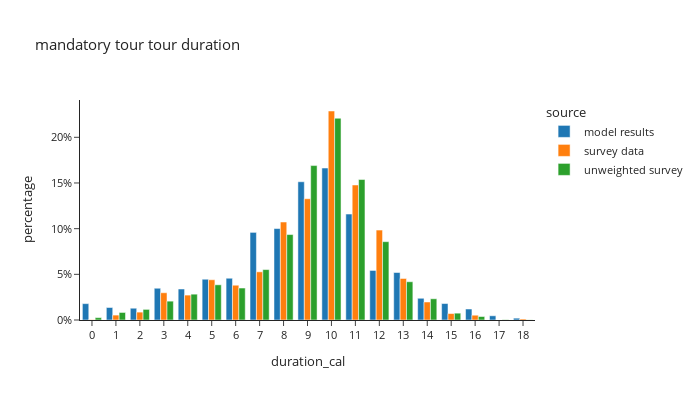

Notebook cell for this chart:
### Markdown cell above
## tour duration

### Code cell
m_tour_data['duration_cal'] = m_tour_data['end'] - m_tour_data['start']

df_plot = m_tour_data.groupby(['source','duration_cal'])[['trip_weight_2017_2019']].sum().reset_index()
df_plot['percentage'] = df_plot.groupby(['source'], group_keys=False)['trip_weight_2017_2019']. \
    apply(lambda x: x / float(x.sum()))

fig = px.bar(df_plot, x="duration_cal", y="percentage", color="source",barmode="group", template="simple_white",
             # color_discrete_sequence=config['psrc_color'],
             title="mandatory tour tour duration")
fig.for_each_annotation(lambda a: a.update(text = a.text.split("=")[-1]))
fig.update_layout(height=400, width=700, font=dict(size=11), yaxis=dict(tickformat=".0%"), xaxis=dict(dtick="1"))
fig.show()

### Figure 1 — Plotly figure (JSON) as saved in the notebook; plotly's stock layout.template omitted (floating-point values rounded to 4 significant figures)
{"data": [{"alignmentgroup": "True", "hovertemplate": "source=model results<br>duration_cal=%{x}<br>percentage=%{y}<extra></extra>", "legendgroup": "model results", "marker": {"color": "#1F77B4", "pattern": {"shape": ""}}, "name": "model results", "offsetgroup": "model results", "orientation": "v", "showlegend": true, "textposition": "auto", "type": "bar", "x": [0.0, 1.0, 2.0, 3.0, 4.0, 5.0, 6.0, 7.0, 8.0, 9.0, 10.0, 11.0, 12.0, 13.0, 14.0, 15.0, 16.0, 17.0, 18.0], "xaxis": "x", "y": [0.01792, 0.01369, 0.01289, 0.03477, 0.03392, 0.04463, 0.04572, 0.09592, 0.1001, 0.1513, 0.1663, 0.116, 0.05426, 0.05199, 0.02378, 0.01802, 0.01202, 0.00463, 0.002014], "yaxis": "y"}, {"alignmentgroup": "True", "hovertemplate": "source=survey data<br>duration_cal=%{x}<br>percentage=%{y}<extra></extra>", "legendgroup": "survey data", "marker": {"color": "#FF7F0E", "pattern": {"shape": ""}}, "name": "survey data", "offsetgroup": "survey data", "orientation": "v", "showlegend": true, "textposition": "auto", "type": "bar", "x": [0.0, 1.0, 2.0, 3.0, 4.0, 5.0, 6.0, 7.0, 8.0, 9.0, 10.0, 11.0, 12.0, 13.0, 14.0, 15.0, 16.0, 17.0, 18.0], "xaxis": "x", "y": [0.0003242, 0.00537, 0.00864, 0.02984, 0.02727, 0.04407, 0.03808, 0.05275, 0.1073, 0.1327, 0.2288, 0.1478, 0.09847, 0.04545, 0.01972, 0.007049, 0.005242, 1.487e-06, 0.001111], "yaxis": "y"}, {"alignmentgroup": "True", "hovertemplate": "source=unweighted survey<br>duration_cal=%{x}<br>percentage=%{y}<extra></extra>", "legendgroup": "unweighted survey", "marker": {"color": "#2CA02C", "pattern": {"shape": ""}}, "name": "unweighted survey", "offsetgroup": "unweighted survey", "orientation": "v", "showlegend": true, "textposition": "auto", "type": "bar", "x": [0.0, 1.0, 2.0, 3.0, 4.0, 5.0, 6.0, 7.0, 8.0, 9.0, 10.0, 11.0, 12.0, 13.0, 14.0, 15.0, 16.0, 17.0, 18.0], "xaxis": "x", "y": [0.002599, 0.008254, 0.01162, 0.02064, 0.02828, 0.03852, 0.035, 0.05518, 0.09355, 0.1691, 0.2209, 0.1538, 0.08575, 0.04188, 0.02323, 0.00749, 0.003821, 0.0003057, 0.0001529], "yaxis": "y"}], "layout": {"barmode": "group", "font": {"size": 11}, "height": 400, "legend": {"title": {"text": "source"}, "tracegroupgap": 0}, "title": {"text": "mandatory tour tour duration"}, "width": 700, "xaxis": {"anchor": "y", "domain": [0.0, 1.0], "dtick": "1", "title": {"text": "duration_cal"}}, "yaxis": {"anchor": "x", "domain": [0.0, 1.0], "tickformat": ".0%", "title": {"text": "percentage"}}}}
